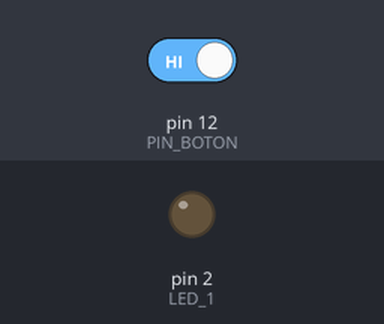
Simulated run of this sketch. Board: Arduino Uno, built with avr-gcc and run on an emulated ATmega328P. Parts: output pins drawn as LEDs (lit = HIGH). The inputs (shaded band) are chosen by the test bench; at power-on: pin 12 (PIN_BOTON) HIGH.

Above: at 1.2 s.
1.3 s: pin 12 (PIN_BOTON) driven LOW
4.3 s: pin 12 (PIN_BOTON) driven HIGH
At 5.4 s:
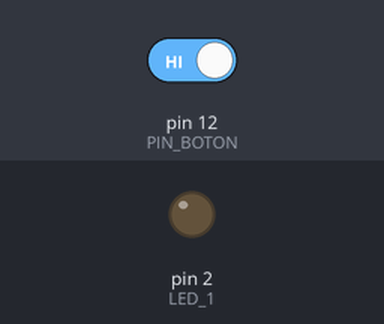
5.8 s: pin 12 (PIN_BOTON) driven LOW
At 8.4 s:
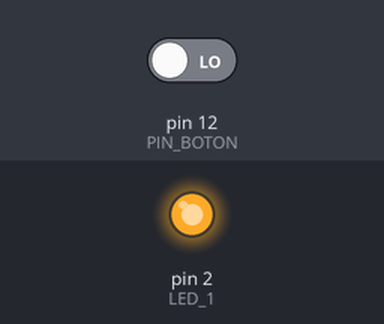
Timing chart, 0 to 12.8 s (numbered marks = the images above; inputs shaded):
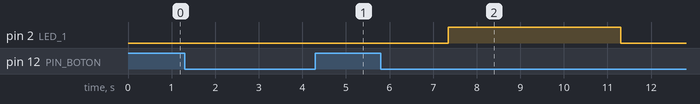

Measured:
- after the input at 1.3 s, every drawn part: stays the same
- after the input at 4.3 s, pin 2 (LED_1): stays LOW (without the input it goes to HIGH after 1.1 s)
- after the input at 5.8 s, pin 2 (LED_1): LOW → HIGH after 1.6 s, → LOW 3.9 s later

The sketch:

ejercicioEventos.ino
```cpp
#define PIN_BOTON 12
#define LED_1 2

// Estados
#define ESPERANDO 0
#define ALERTA 1

int estado = ESPERANDO;
unsigned long tiempoInicioAlerta;
unsigned long tiempoInicioEvento;
int contadorEventos = 0;

void setup()
{
  pinMode(PIN_BOTON, INPUT_PULLUP);
  pinMode(LED_1, OUTPUT);
}

void loop()
{
  int val = digitalRead(PIN_BOTON);

  switch (estado)
  {
    case ESPERANDO:

      if (val == LOW)
      {
        // Se invierte la condición para detectar el estado de LOW del botón
        estado = ALERTA;
        tiempoInicioAlerta = millis();
        tiempoInicioEvento = millis();
        contadorEventos = 1;
      }

      break;

    case ALERTA:

      if (millis() - tiempoInicioAlerta > 10000)
      {
        estado = ESPERANDO;
        contadorEventos = 0;
        digitalWrite(LED_1, LOW);
      }
      else if (millis() - tiempoInicioEvento > 2000)
      {
        tiempoInicioEvento = millis(); // Reiniciar tiempoInicioEvento

        if (val == LOW)
        { // Se invierte la condición para detectar el estado de LOW del botón
          contadorEventos++;
          delay(50); // Se añade un pequeño retardo para evitar rebotes
        }
      }

      if (contadorEventos >= 3)
      {
        digitalWrite(LED_1, HIGH);
      }

      break;
  }
}
```
